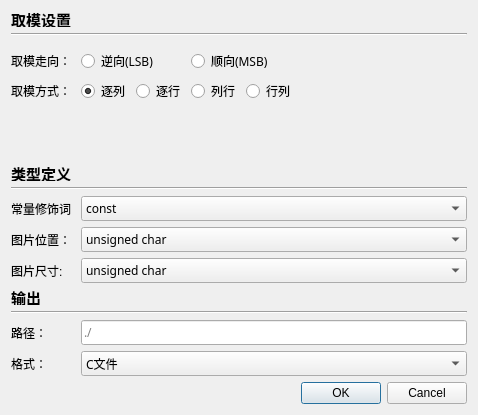
<?xml version="1.0" encoding="UTF-8"?>
<ui version="4.0">
 <class>DialogProjectSettings</class>
 <widget class="QDialog" name="DialogProjectSettings">
  <property name="geometry">
   <rect>
    <x>0</x>
    <y>0</y>
    <width>478</width>
    <height>415</height>
   </rect>
  </property>
  <property name="windowTitle">
   <string>项目设置</string>
  </property>
  <layout class="QGridLayout" name="gridLayout">
   <item row="0" column="0">
    <widget class="QLabel" name="label">
     <property name="maximumSize">
      <size>
       <width>16777215</width>
       <height>16</height>
      </size>
     </property>
     <property name="font">
      <font>
       <pointsize>11</pointsize>
       <bold>true</bold>
      </font>
     </property>
     <property name="text">
      <string>取模设置</string>
     </property>
    </widget>
   </item>
   <item row="1" column="0" colspan="2">
    <widget class="Line" name="line_3">
     <property name="orientation">
      <enum>Qt::Horizontal</enum>
     </property>
    </widget>
   </item>
   <item row="2" column="0">
    <layout class="QVBoxLayout" name="verticalLayout" stretch="1,0,0,8">
     <item>
      <spacer name="verticalSpacer_2">
       <property name="orientation">
        <enum>Qt::Vertical</enum>
       </property>
       <property name="sizeHint" stdset="0">
        <size>
         <width>20</width>
         <height>40</height>
        </size>
       </property>
      </spacer>
     </item>
     <item>
      <layout class="QHBoxLayout" name="horizontalLayout">
       <item>
        <widget class="QLabel" name="label_2">
         <property name="minimumSize">
          <size>
           <width>0</width>
           <height>0</height>
          </size>
         </property>
         <property name="maximumSize">
          <size>
           <width>64</width>
           <height>16777215</height>
          </size>
         </property>
         <property name="text">
          <string>取模走向：</string>
         </property>
        </widget>
       </item>
       <item>
        <widget class="QRadioButton" name="radioButton_LSB">
         <property name="font">
          <font>
           <family>Microsoft YaHei</family>
          </font>
         </property>
         <property name="text">
          <string>逆向(LSB)</string>
         </property>
        </widget>
       </item>
       <item>
        <widget class="QRadioButton" name="radioButton_MSB">
         <property name="font">
          <font>
           <family>Microsoft YaHei</family>
          </font>
         </property>
         <property name="text">
          <string>顺向(MSB)</string>
         </property>
        </widget>
       </item>
      </layout>
     </item>
     <item>
      <layout class="QHBoxLayout" name="horizontalLayout_2">
       <item>
        <widget class="QLabel" name="label_3">
         <property name="minimumSize">
          <size>
           <width>64</width>
           <height>0</height>
          </size>
         </property>
         <property name="text">
          <string>取模方式：</string>
         </property>
        </widget>
       </item>
       <item>
        <widget class="QRadioButton" name="radioButton_ZL">
         <property name="font">
          <font>
           <family>Microsoft YaHei</family>
          </font>
         </property>
         <property name="text">
          <string>逐列</string>
         </property>
         <property name="checked">
          <bool>true</bool>
         </property>
        </widget>
       </item>
       <item>
        <widget class="QRadioButton" name="radioButton_ZH">
         <property name="text">
          <string>逐行</string>
         </property>
        </widget>
       </item>
       <item>
        <widget class="QRadioButton" name="radioButton_LH">
         <property name="text">
          <string>列行</string>
         </property>
        </widget>
       </item>
       <item>
        <widget class="QRadioButton" name="radioButton_HL">
         <property name="text">
          <string>行列</string>
         </property>
        </widget>
       </item>
      </layout>
     </item>
     <item>
      <spacer name="verticalSpacer">
       <property name="orientation">
        <enum>Qt::Vertical</enum>
       </property>
       <property name="sizeHint" stdset="0">
        <size>
         <width>20</width>
         <height>40</height>
        </size>
       </property>
      </spacer>
     </item>
    </layout>
   </item>
   <item row="2" column="1">
    <widget class="LatticeShow" name="widget" native="true">
     <property name="minimumSize">
      <size>
       <width>115</width>
       <height>115</height>
      </size>
     </property>
     <property name="maximumSize">
      <size>
       <width>115</width>
       <height>115</height>
      </size>
     </property>
     <property name="cursor">
      <cursorShape>ArrowCursor</cursorShape>
     </property>
    </widget>
   </item>
   <item row="3" column="0">
    <widget class="QLabel" name="label_4">
     <property name="maximumSize">
      <size>
       <width>16777215</width>
       <height>16</height>
      </size>
     </property>
     <property name="font">
      <font>
       <pointsize>11</pointsize>
       <bold>true</bold>
      </font>
     </property>
     <property name="text">
      <string>类型定义</string>
     </property>
    </widget>
   </item>
   <item row="4" column="0" colspan="2">
    <widget class="Line" name="line">
     <property name="orientation">
      <enum>Qt::Horizontal</enum>
     </property>
    </widget>
   </item>
   <item row="8" column="0">
    <widget class="QLabel" name="label_5">
     <property name="maximumSize">
      <size>
       <width>16777215</width>
       <height>16</height>
      </size>
     </property>
     <property name="font">
      <font>
       <pointsize>11</pointsize>
       <bold>true</bold>
      </font>
     </property>
     <property name="text">
      <string>输出</string>
     </property>
    </widget>
   </item>
   <item row="9" column="0" colspan="2">
    <widget class="Line" name="line_2">
     <property name="orientation">
      <enum>Qt::Horizontal</enum>
     </property>
    </widget>
   </item>
   <item row="12" column="1">
    <widget class="QDialogButtonBox" name="buttonBox">
     <property name="orientation">
      <enum>Qt::Horizontal</enum>
     </property>
     <property name="standardButtons">
      <set>QDialogButtonBox::Cancel|QDialogButtonBox::Ok</set>
     </property>
    </widget>
   </item>
   <item row="7" column="0" colspan="2">
    <layout class="QHBoxLayout" name="horizontalLayout_7">
     <item>
      <widget class="QLabel" name="label_10">
       <property name="maximumSize">
        <size>
         <width>64</width>
         <height>16777215</height>
        </size>
       </property>
       <property name="text">
        <string>图片尺寸:</string>
       </property>
      </widget>
     </item>
     <item>
      <widget class="QComboBox" name="comboBox_SizeTypedef">
       <property name="font">
        <font>
         <family>Microsoft YaHei</family>
        </font>
       </property>
       <item>
        <property name="text">
         <string>unsigned char</string>
        </property>
       </item>
       <item>
        <property name="text">
         <string>unsigned short int</string>
        </property>
       </item>
       <item>
        <property name="text">
         <string>unsigned int</string>
        </property>
       </item>
       <item>
        <property name="text">
         <string>char</string>
        </property>
       </item>
       <item>
        <property name="text">
         <string>short int</string>
        </property>
       </item>
       <item>
        <property name="text">
         <string>int</string>
        </property>
       </item>
      </widget>
     </item>
    </layout>
   </item>
   <item row="6" column="0" colspan="2">
    <layout class="QHBoxLayout" name="horizontalLayout_6">
     <item>
      <widget class="QLabel" name="label_9">
       <property name="maximumSize">
        <size>
         <width>64</width>
         <height>16777215</height>
        </size>
       </property>
       <property name="text">
        <string>图片位置：</string>
       </property>
      </widget>
     </item>
     <item>
      <widget class="QComboBox" name="comboBox_PosTypedef">
       <property name="font">
        <font>
         <family>Microsoft YaHei</family>
        </font>
       </property>
       <item>
        <property name="text">
         <string>unsigned char</string>
        </property>
       </item>
       <item>
        <property name="text">
         <string>unsigned short int</string>
        </property>
       </item>
       <item>
        <property name="text">
         <string>unsigned int</string>
        </property>
       </item>
       <item>
        <property name="text">
         <string>char</string>
        </property>
       </item>
       <item>
        <property name="text">
         <string>short int</string>
        </property>
       </item>
       <item>
        <property name="text">
         <string>int</string>
        </property>
       </item>
      </widget>
     </item>
    </layout>
   </item>
   <item row="5" column="0" colspan="2">
    <layout class="QHBoxLayout" name="horizontalLayout_5">
     <item>
      <widget class="QLabel" name="label_6">
       <property name="maximumSize">
        <size>
         <width>64</width>
         <height>16777215</height>
        </size>
       </property>
       <property name="text">
        <string>常量修饰词：</string>
       </property>
      </widget>
     </item>
     <item>
      <widget class="QComboBox" name="comboBox_Const">
       <property name="font">
        <font>
         <family>Microsoft YaHei</family>
        </font>
       </property>
       <item>
        <property name="text">
         <string>const</string>
        </property>
       </item>
       <item>
        <property name="text">
         <string>code</string>
        </property>
       </item>
      </widget>
     </item>
    </layout>
   </item>
   <item row="10" column="0" colspan="2">
    <layout class="QHBoxLayout" name="horizontalLayout_3">
     <item>
      <widget class="QLabel" name="label_8">
       <property name="minimumSize">
        <size>
         <width>64</width>
         <height>0</height>
        </size>
       </property>
       <property name="maximumSize">
        <size>
         <width>64</width>
         <height>16777215</height>
        </size>
       </property>
       <property name="text">
        <string>路径：</string>
       </property>
      </widget>
     </item>
     <item>
      <widget class="QLineEdit" name="lineEdit_Output">
       <property name="font">
        <font>
         <family>Microsoft YaHei</family>
        </font>
       </property>
       <property name="placeholderText">
        <string>./</string>
       </property>
      </widget>
     </item>
    </layout>
   </item>
   <item row="11" column="0" colspan="2">
    <layout class="QHBoxLayout" name="horizontalLayout_4">
     <item>
      <widget class="QLabel" name="label_7">
       <property name="maximumSize">
        <size>
         <width>64</width>
         <height>16777215</height>
        </size>
       </property>
       <property name="text">
        <string>格式：</string>
       </property>
      </widget>
     </item>
     <item>
      <widget class="QComboBox" name="comboBox_Format">
       <property name="font">
        <font>
         <family>Microsoft YaHei</family>
        </font>
       </property>
       <item>
        <property name="text">
         <string>C文件</string>
        </property>
       </item>
       <item>
        <property name="text">
         <string>BIN文件</string>
        </property>
       </item>
      </widget>
     </item>
    </layout>
   </item>
  </layout>
 </widget>
 <customwidgets>
  <customwidget>
   <class>LatticeShow</class>
   <extends>QWidget</extends>
   <header location="global">custom/latticeshow.h</header>
   <container>1</container>
  </customwidget>
 </customwidgets>
 <resources/>
 <connections>
  <connection>
   <sender>buttonBox</sender>
   <signal>accepted()</signal>
   <receiver>DialogProjectSettings</receiver>
   <slot>accept()</slot>
   <hints>
    <hint type="sourcelabel">
     <x>248</x>
     <y>254</y>
    </hint>
    <hint type="destinationlabel">
     <x>157</x>
     <y>274</y>
    </hint>
   </hints>
  </connection>
  <connection>
   <sender>buttonBox</sender>
   <signal>rejected()</signal>
   <receiver>DialogProjectSettings</receiver>
   <slot>reject()</slot>
   <hints>
    <hint type="sourcelabel">
     <x>316</x>
     <y>260</y>
    </hint>
    <hint type="destinationlabel">
     <x>286</x>
     <y>274</y>
    </hint>
   </hints>
  </connection>
 </connections>
</ui>
